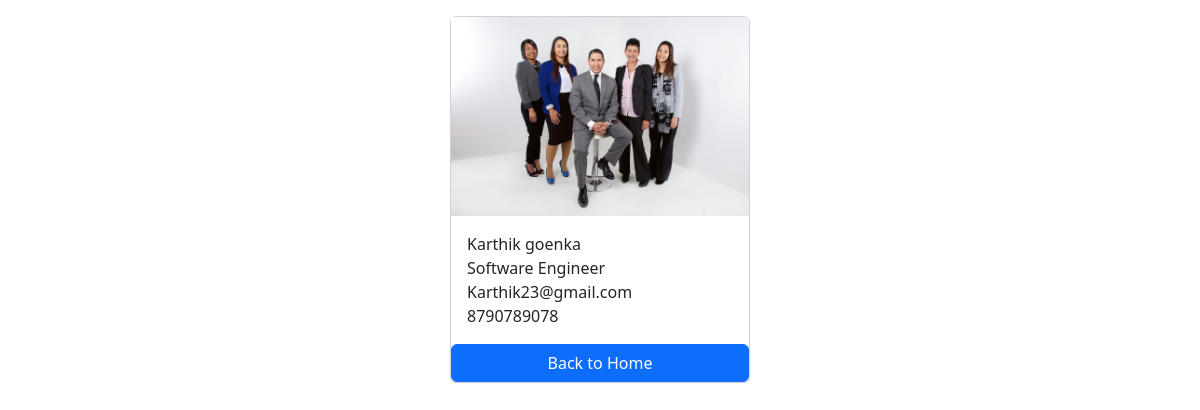
The page /employees/4/ on the database its author committed.
### salary/models.py (models this page shows)
class Employee(models.Model):
     first_name=models.CharField(max_length=100)
     last_name=models.CharField(max_length=100)
     photo=models.ImageField(upload_to="images")
     designation=models.CharField(max_length=100)
     email_address=models.EmailField(max_length=100,unique=True)
     phone_number=models.CharField(max_length=10,blank=True)

### salary/views.py (the view)
# urls.py: path('<int:pk>/',views.employee_detail,name='employee_detail'),
def employee_detail(request,pk):
    employee=get_object_or_404(Employee,pk=pk)
    context={
        'employee':employee
    }
    return render(request,'employee_detail.html',context)

### template/employee_detail.html (shortened to what this page needs)
<!DOCTYPE html>
<html lang="en">
<head>
    <link href="https://cdn.jsdelivr.net/npm/bootstrap@5.3.3/dist/css/bootstrap.min.css" rel="stylesheet">
</head>
<body>
    <div class=" container  mt-3">
        <div class="card mx-auto" style="width:300px">
             <img src="{{employee.photo.url}}" alt="">
            <div class="card-body">
              <p class="card-text m-0">{{employee.first_name}} {{employee.last_name}}</p>
              <p class="card-text m-0" >{{employee.designation}}</p>
              <p class="card-text m-0" >{{employee.email_address}}</p>
              <p class="card-text m-0" >{{employee.phone_number}}</p>
            </div>
            <a href="{% url 'home' %}" class="btn  btn-primary">Back to Home</a>
        </div>
    </div>
</body>
</html>

### rows shown on the page
Employee: photo (picture), first_name "Karthik", last_name "goenka", designation "Software Engineer", email_address "Karthik23@gmail.com", phone_number "8790789078"
